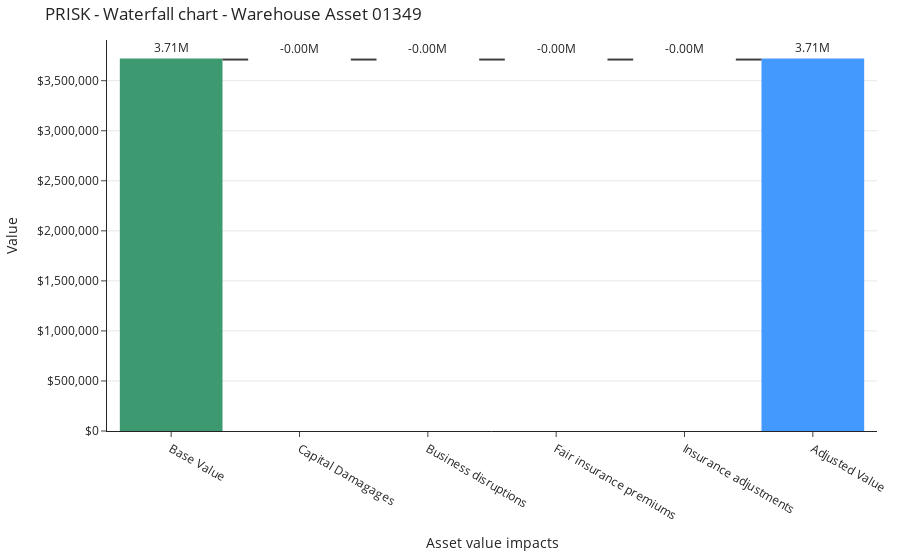

The cell this chart's notebook holds for it:
### Code cell
# Test BED
assets = thailand_assets.copy()
# assets.loc[:, "flood_protection"] = 100
# Create continuous damage curves
continuous_curves = convert_to_continous_damage(damage_curves)
# Extract assets
firms, processed_assets = extract_firms(assets, damage_curves=continuous_curves, leverage_ratios=leverage_ratios)
# Construct portfolio
portfolio = Portfolio("Simulation Portfolio")
nav = 1
for firm in firms:
    portfolio.add_position(firm, nav/(len(firms)*firm.npv)) # equal firm weighting in portfolio
    
test_asset = portfolio.assets['asset'].iloc[10]
# test_asset.exceedance_curve.plot()

np.random.seed(0)
insurer = Insurance("Insurance company", capital=2e9, subscribers=[])
# test_asset.add_insurer(insurer)
kernel = Kernel(assets=assets, insurers=[insurer])
FloodEntitySim(test_asset, model='exceedance_poisson').simulate(time_horizon=25, kernel=kernel)
kernel.run(time_horizon=25, verbose=1)

test_asset.plot_risk()

# np.random.seed(0)
# portfolio_values = []
# for i in range(10):
#     assets = processed_assets.asset.to_list().copy()
#     insurer = Insurance("Insurance company", capital=2e9, subscribers=[])
#     kernel = Kernel(assets=assets, insurers=[insurer])
#     for asset in assets:
#         # Flood entity sim simulates floods at the asset-level without considering other asset events
#         FloodEntitySim(asset, model="exceedance_poisson").simulate(time_horizon=25, kernel=kernel)
#     kernel.run(time_horizon=25, verbose=1)
#     portfolio_values.append(portfolio.underlying_value)

### Figure 1 — Plotly figure (JSON) as saved in the notebook; plotly's stock layout.template omitted (floating-point values rounded to 4 significant figures)
{"data": [{"connector": {"line": {"color": "rgb(63, 63, 63)"}}, "measure": ["relative", "relative", "relative", "relative", "relative", "total"], "name": "PRISK - Waterfall - Warehouse Asset 01349", "orientation": "v", "text": ["3.71M", "-0.00M", "-0.00M", "-0.00M", "-0.00M", "3.71M"], "textposition": "outside", "type": "waterfall", "x": ["Base Value", "Capital Damagages", "Business disruptions", "Fair insurance premiums", "Insurance adjustments", "Adjusted Value"], "y": [3711000.0, 0, 0, 0, 0, 3711000.0]}], "layout": {"margin": {"b": 20, "l": 20, "r": 20, "t": 40}, "showlegend": false, "title": {"text": "PRISK - Waterfall chart - Warehouse Asset 01349"}, "xaxis": {"title": {"text": "Asset value impacts"}}, "yaxis": {"showgrid": true, "tickformat": ",", "tickprefix": "$", "title": {"text": "Value"}}}}
